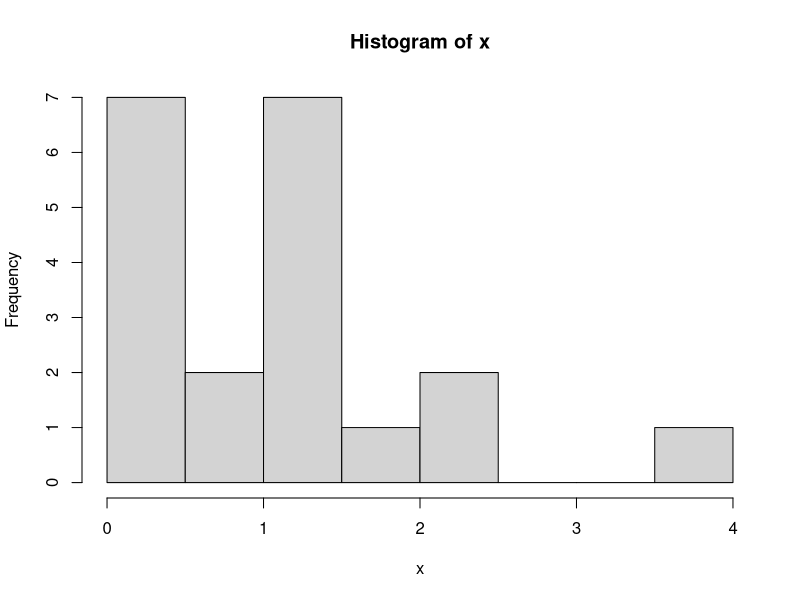

The R source for this figure:
# (1) Get explicit values for an information matrix and an asymptotic covariance matrix (with reference to a Cramer-Rao Lower Bound).

x = c(1.3043, 0.49254, 1.2742, 1.4019, 0.32556, 0.29965, 0.26423, 1.0878, 1.9461, 0.47615, 3.6454, 0.15344, 1.2357, 0.96381, 0.33453, 1.1227, 2.0296, 1.2797, 0.9608, 2.007)
n = length(x)
a = 0.848
b = 1.11

hist(x)

# E[-n / a^2 | X] = -n / a^2

-n/a^2

# E[-S(x^b ln(x)) | X]

mean(-sum(x^b * log(x)))

# E[-n / b^2 - a * sum(x^b * (ln(x))^2)]

mean(-n/b^2 - a * sum(x^b * log(x)^2))

# (3) Get explicit values for GLS, WLS, OLS estimators.

# (a) GLS

x = matrix(c(1, 4, 9), nrow = 3)
x_t = t(x)
y = matrix(c(3, 10, 15), nrow = 3)
y_t = t(y)
s = matrix(c(1, 0, 0, 0, 4, 0, 0, 0, 9), nrow = 3, ncol = 3)
s_inv = solve(s)

b = solve(x_t %*% s_inv %*% x) %*% x_t %*% s_inv %*% y

v = solve(x_t %*% s_inv %*% x) # With sigma squared out front.

# (b) WLS

# It's the same.

# (c) OLS

b = solve(x_t %*% x) %*% x_t %*% y

v = solve(x_t %*% x) # With sigma squared out front. Wrong for heteroskedasticity, right for homoskedasticity.

v = (1/98) * 794 * (1/98) # With sigma squared in the middle. Right for heteroskedasticity.

# (d) OLS / GLS

1 - ((1/98) * 794 * (1/98)) / solve(x_t %*% s_inv %*% x)
